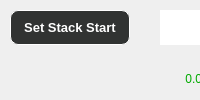
                            <widget class="QFrame" name="frame_54">
                             <property name="frameShape">
                              <enum>QFrame::NoFrame</enum>
                             </property>
                             <property name="frameShadow">
                              <enum>QFrame::Raised</enum>
                             </property>
                             <layout class="QVBoxLayout" name="verticalLayout_24">
                              <property name="spacing">
                               <number>0</number>
                              </property>
                              <property name="leftMargin">
                               <number>0</number>
                              </property>
                              <property name="topMargin">
                               <number>0</number>
                              </property>
                              <property name="rightMargin">
                               <number>0</number>
                              </property>
                              <property name="bottomMargin">
                               <number>0</number>
                              </property>
                              <item>
                               <widget class="QFrame" name="frame_83">
                                <property name="frameShape">
                                 <enum>QFrame::NoFrame</enum>
                                </property>
                                <property name="frameShadow">
                                 <enum>QFrame::Raised</enum>
                                </property>
                                <layout class="QVBoxLayout" name="verticalLayout_23">
                                 <property name="leftMargin">
                                  <number>0</number>
                                 </property>
                                 <property name="topMargin">
                                  <number>0</number>
                                 </property>
                                 <property name="rightMargin">
                                  <number>0</number>
                                 </property>
                                 <property name="bottomMargin">
                                  <number>0</number>
                                 </property>
                                 <item>
                                  <widget class="QFrame" name="frame_84">
                                   <property name="frameShape">
                                    <enum>QFrame::NoFrame</enum>
                                   </property>
                                   <property name="frameShadow">
                                    <enum>QFrame::Raised</enum>
                                   </property>
                                   <layout class="QHBoxLayout" name="horizontalLayout_41">
                                    <property name="spacing">
                                     <number>0</number>
                                    </property>
                                    <property name="leftMargin">
                                     <number>0</number>
                                    </property>
                                    <property name="topMargin">
                                     <number>0</number>
                                    </property>
                                    <property name="rightMargin">
                                     <number>0</number>
                                    </property>
                                    <property name="bottomMargin">
                                     <number>0</number>
                                    </property>
                                    <item>
                                     <widget class="QFrame" name="frame_85">
                                      <property name="minimumSize">
                                       <size>
                                        <width>140</width>
                                        <height>0</height>
                                       </size>
                                      </property>
                                      <property name="frameShape">
                                       <enum>QFrame::NoFrame</enum>
                                      </property>
                                      <property name="frameShadow">
                                       <enum>QFrame::Raised</enum>
                                      </property>
                                      <widget class="QPushButton" name="pushButton_zstack_setStart">
                                       <property name="geometry">
                                        <rect>
                                         <x>10</x>
                                         <y>10</y>
                                         <width>120</width>
                                         <height>35</height>
                                        </rect>
                                       </property>
                                       <property name="minimumSize">
                                        <size>
                                         <width>120</width>
                                         <height>35</height>
                                        </size>
                                       </property>
                                       <property name="maximumSize">
                                        <size>
                                         <width>120</width>
                                         <height>35</height>
                                        </size>
                                       </property>
                                       <property name="font">
                                        <font>
                                         <family>Segoe UI</family>
                                         <pointsize>10</pointsize>
                                         <weight>75</weight>
                                         <bold>true</bold>
                                        </font>
                                       </property>
                                       <property name="styleSheet">
                                        <string notr="true">QPushButton{
background-color: rgb(49, 51, 50);
border-radius:8px;
border-color: rgb(255,255, 255);
border-width : 1.2px;
border-style:inset;
color:rgb(255, 255, 255);

}
QPushButton::hover{
	background-color: rgba(255, 255, 255, 150);
}</string>
                                       </property>
                                       <property name="text">
                                        <string>Set Stack Start</string>
                                       </property>
                                      </widget>
                                     </widget>
                                    </item>
                                    <item>
                                     <widget class="QFrame" name="frame_86">
                                      <property name="frameShape">
                                       <enum>QFrame::NoFrame</enum>
                                      </property>
                                      <property name="frameShadow">
                                       <enum>QFrame::Raised</enum>
                                      </property>
                                      <widget class="QLineEdit" name="lineEdit_zstack_zstackStart">
                                       <property name="geometry">
                                        <rect>
                                         <x>20</x>
                                         <y>10</y>
                                         <width>80</width>
                                         <height>35</height>
                                        </rect>
                                       </property>
                                       <property name="minimumSize">
                                        <size>
                                         <width>80</width>
                                         <height>35</height>
                                        </size>
                                       </property>
                                       <property name="maximumSize">
                                        <size>
                                         <width>80</width>
                                         <height>35</height>
                                        </size>
                                       </property>
                                       <property name="layoutDirection">
                                        <enum>Qt::LeftToRight</enum>
                                       </property>
                                       <property name="styleSheet">
                                        <string notr="true">font: 75 16pt &quot;Segoe UI&quot;;
color: rgb(255, 255, 255);

border-color: rgb(255,255, 255);
border-width : 1px;
border-style:inset;</string>
                                       </property>
                                       <property name="text">
                                        <string>0.000</string>
                                       </property>
                                       <property name="alignment">
                                        <set>Qt::AlignCenter</set>
                                       </property>
                                      </widget>
                                     </widget>
                                    </item>
                                   </layout>
                                  </widget>
                                 </item>
                                 <item>
                                  <widget class="QFrame" name="frame_87">
                                   <property name="frameShape">
                                    <enum>QFrame::NoFrame</enum>
                                   </property>
                                   <property name="frameShadow">
                                    <enum>QFrame::Raised</enum>
                                   </property>
                                   <layout class="QHBoxLayout" name="horizontalLayout_42">
                                    <property name="spacing">
                                     <number>0</number>
                                    </property>
                                    <property name="leftMargin">
                                     <number>0</number>
                                    </property>
                                    <property name="topMargin">
                                     <number>0</number>
                                    </property>
                                    <property name="rightMargin">
                                     <number>0</number>
                                    </property>
                                    <property name="bottomMargin">
                                     <number>0</number>
                                    </property>
                                    <item>
                                     <widget class="QFrame" name="frame_88">
                                      <property name="minimumSize">
                                       <size>
                                        <width>140</width>
                                        <height>0</height>
                                       </size>
                                      </property>
                                      <property name="frameShape">
                                       <enum>QFrame::NoFrame</enum>
                                      </property>
                                      <property name="frameShadow">
                                       <enum>QFrame::Raised</enum>
                                      </property>
                                     </widget>
                                    </item>
                                    <item>
                                     <widget class="QFrame" name="frame_89">
                                      <property name="frameShape">
                                       <enum>QFrame::NoFrame</enum>
                                      </property>
                                      <property name="frameShadow">
                                       <enum>QFrame::Raised</enum>
                                      </property>
                                      <widget class="QLabel" name="label_zstack_start">
                                       <property name="geometry">
                                        <rect>
                                         <x>0</x>
                                         <y>0</y>
                                         <width>121</width>
                                         <height>51</height>
                                        </rect>
                                       </property>
                                       <property name="styleSheet">
                                        <string notr="true">font: 75 16pt &quot;Segoe UI&quot;;
color: rgb(0, 170, 0);</string>
                                       </property>
                                       <property name="text">
                                        <string>0.000</string>
                                       </property>
                                       <property name="alignment">
                                        <set>Qt::AlignCenter</set>
                                       </property>
                                      </widget>
                                     </widget>
                                    </item>
                                   </layout>
                                  </widget>
                                 </item>
                                </layout>
                               </widget>
                              </item>
                             </layout>
                            </widget>
